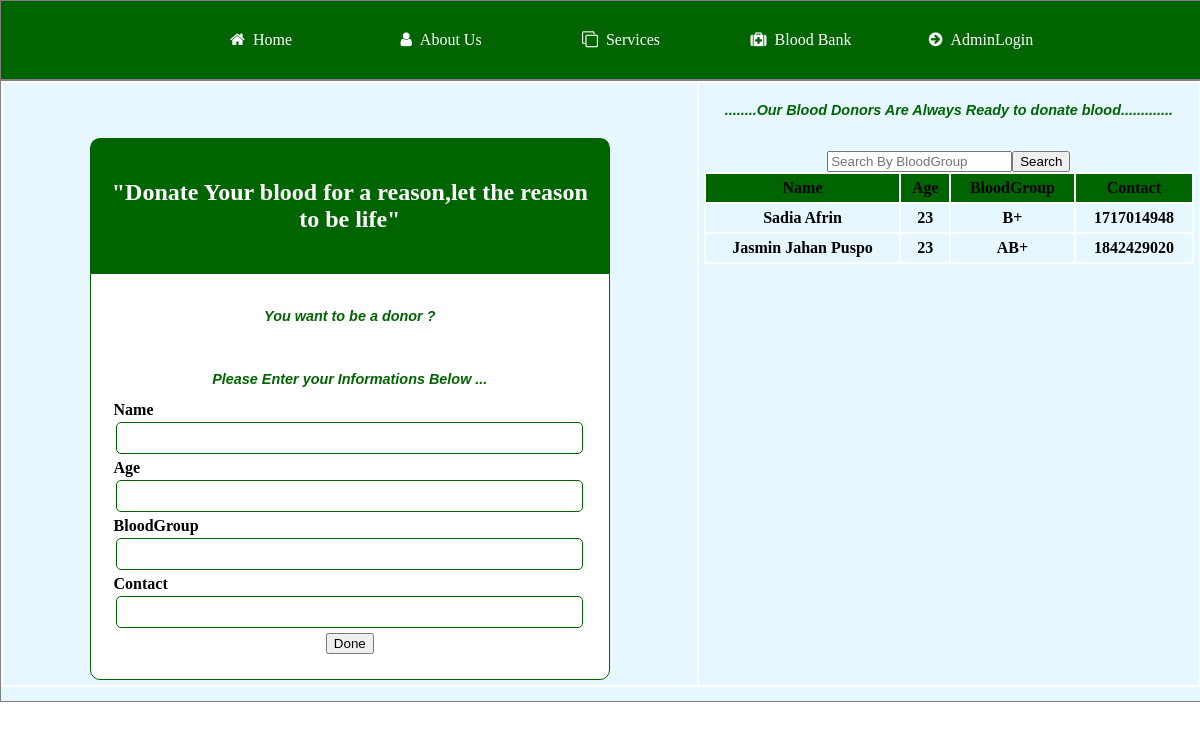
Screenshot of /bloodbank.php with the database file from the repository.
### tables this page shows
CREATE TABLE `bloodbank` (
  `id` int(12) NOT NULL,
  `Name` varchar(255) NOT NULL,
  `Age` int(12) NOT NULL,
  `BloodGroup` varchar(255) NOT NULL,
  `Contact` int(12) NOT NULL
);

### bloodbank.php (the view, shortened to what this page needs)
<?php
		include("connect.php");
?>
<!DOCTYPE html>
<html>
	<head>
	<link rel="stylesheet" href="stylesheet.css"/>
	<link rel="stylesheet" href="style.css"/>
	<link rel="stylesheet" href="https://stackpath.bootstrapcdn.com/font-awesome/4.7.0/css/font-awesome.min.css">
	</head>
	<body>
		<div class="background">
			<div class="menu-bar">
			<ul>
			<li><a href="index.php"><i class="fa fa-home" aria-hidden="true"></i>Home</a></li>
			<li><a href="about.php"><i class="fa fa-user" aria-hidden="true"></i>About Us</a></li>
			<li><a href="#"><i class="fa fa-clone" aria-hidden="true"></i>Services</a>
			</li>
			<li><a href="bloodbank.php"><i class="fa fa-medkit" aria-hidden="true"></i>Blood Bank</a></li>
			<li><a href="login.php"><i class="fa fa-arrow-circle-right" aria-hidden="true"></i>AdminLogin</a></li>
			</ul>
			</div>
			<div class="aboutusbody">
				<div class="tablediv">
				<table  >
					<tr><th>
					<div class="bb">
				<h2>"Donate Your blood for a reason,let the reason to be life"</h2>
			</div>
			<form method="post" action="bloodbank.php">
				<p> You want to be a donor ? </p> <br>
				<p>Please Enter your Informations Below ...</p>
				<div class="input-group">
					<label>Name</label>
					<input type="text" name="Name">
				</div>
				<div class="input-group">
					<label>Age</label>
					<input type="text" name="Age">
				</div>
				<div class="input-group">
					<label>BloodGroup</label>
					<input type="text" name="BloodGroup">
				</div>
				<div class="input-group">
					<label>Contact</label>
					<input type="text" name="Contact">
				</div>
				<div class="input-group">
					<button type="submit" name="register" class "btnbb">Done</button>
				</div>
			</form></th>
						<th><p>........Our Blood Donors Are Always Ready to donate blood.............</p><br>
						<table  >
					<form  method="post" action="bloodbank.php">
						<input type="text" name="search" placeholder="Search By BloodGroup" >
						<button>Search</button><br>
					</form>
	<?php
	if(isset($_REQUEST['search'])){
		$search=trim($_REQUEST['search']);
		$sql= "SELECT * FROM bloodbank WHERE BloodGroup LIKE '%$search%'";
	}
	else
	$sql= "select * from bloodbank";
	$res=mysqli_query($conn,$sql);
	echo '<table border="1" width="100%" >';
	echo '<tr bgcolor="#006400" color="white">';
		echo '<th>'.'Name'.'</th>';
		echo '<th>'.'Age'.'</th>';
		echo '<th>'.'BloodGroup'.'</th>';
		echo '<th>'.'Contact'.'</th>';
	echo '</tr>';
	while($arr=mysqli_fetch_array($res))
	{
		echo '<tr>';
		echo '<td>'.$arr['Name'].'</td>';
		echo '<td>'.$arr['Age'].'</td>';
		echo '<td>'.$arr['BloodGroup'].'</td>';
		echo '<td>'.$arr['Contact'].'</td>';
		echo '</tr>';
	}
	echo '</table>';
					?>
				</table>
			</table>
				</div>
			</div>
			</div>
	</body>
</html>

### stylesheet.css (style rules this page uses)
html, body { height: 100%; margin: 0; }
.background { height: auto; }
.aboutusbody { display: inline-block; border: 1px solid gray; width: 100%; height: auto; font: left; }
.tablediv { height:auto; width: 100% }
.menu-bar { position: -webkit-sticky; position: sticky; top: 0; width: 100%; height: auto; background: rgb(0,100,00); text-align: center; border: 1px solid gray; }
.menu-bar ul { margin: 0px; display: inline-flex; list-style: none; color: white; }
.menu-bar ul li { width:120px; margin: 15px; padding:15px; }
.menu-bar ul li a { text-decoration: none; color: white; }
.menu-bar .fa { margin-right: 8px; }
form { width: 30%; margin:0px auto; padding: 20px; border: 1px solid rgb(0,100,0); background: white; border-radius: 0px 0px 10px 10px; }
.input-group { margin: 5px 0px 5px 0px; }
.input-group label { display: block; text-align: left; margin: 3px; }
.input-group input { height:20px; width:93%; padding: 5px 10px; font-size: 16px; border-radius: 5px; border: 1px solid rgb(0,100,0); }
.aboutusbody { display: inline-block; border: 1px solid gray; width: 100%; height: 620px; background-color: #e6f7ff; font: left; }

### style.css (style rules this page uses)
.bb { width:70%; margin : 50px auto 0px; color: white; background:rgb(0,100,0); text-align:center; border: 1px solid rgb(0,100,0); border-bottom:none; border-radius: 10px 10px 0px 0px; padding:20px; }
form { width: 70%; margin:0px auto; padding: 20px; border: 1px solid rgb(0,100,0); background: white; border-radius: 0px 0px 10px 10px; }
.input-group { margin: 5px 0px 5px 0px; }
.input-group label { display: block; text-align: left; margin: 3px; }
.input-group input { height:20px; width:93%; padding: 5px 10px; font-size: 16px; border-radius: 5px; border: 1px solid rgb(0,100,0); font-family: "Lucida Console", Courier, monospace; color:rgb(0,100,0); }
.tablediv { height:auto; width: 100% }

### bloodbank.php (style rules this page uses)
p { font-family: "Lucida Console", Courier, monospace; color:rgb(0,100,0); }
table, th, td { border: 2px solid gray; border-collapse: collapse; }
th, td { padding: 5px; text-align: center; }
table { border-spacing: 15px; width:100%; }
p { font-family: "Trebuchet MS", Arial, Helvetica, sans-serif; font-style: oblique; color:#006400; font-size:0.9em ; }
table, th, td { border: 2px solid white; border-collapse: collapse; }
th, td { padding: 5px; top:0; vertical-align:top; text-align: center; }

### rows the page displays
bloodbank: Name "Sadia Afrin", Age "23", BloodGroup "B+", Contact "1717014948"
bloodbank: Name "Jasmin Jahan Puspo", Age "23", BloodGroup "AB+", Contact "1842429020"
